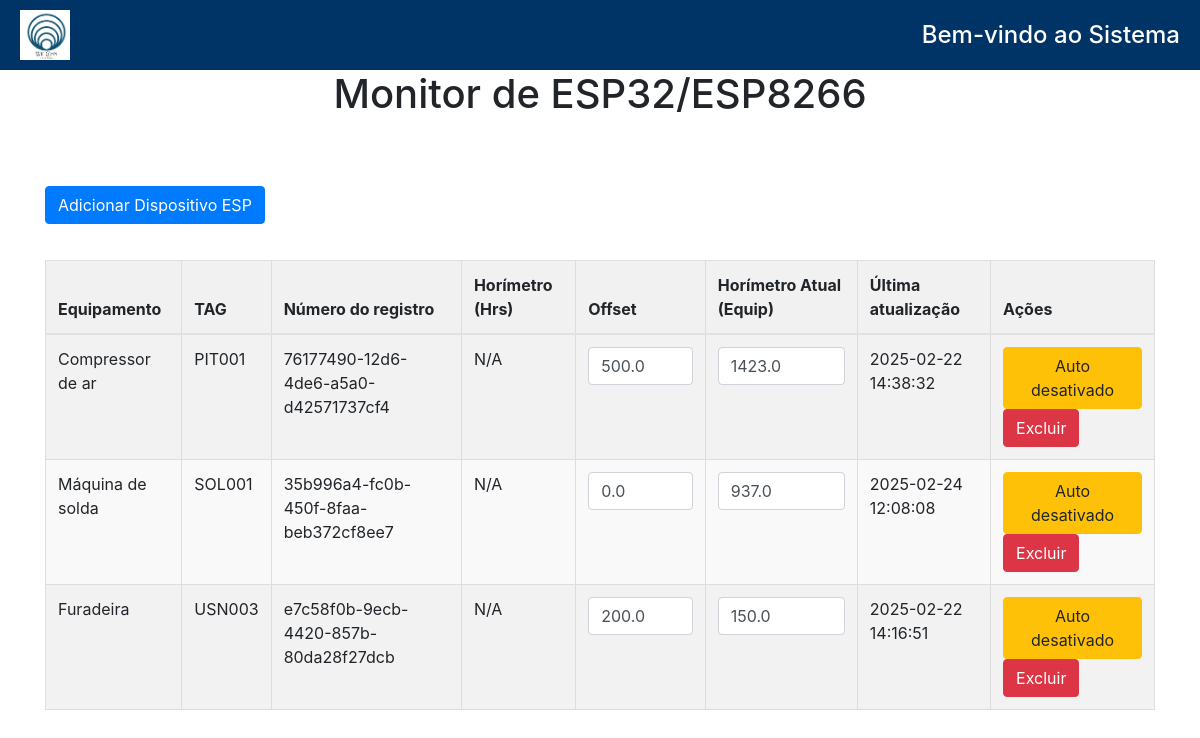
/device_list (signed in), run on the app's committed database.
### monitorESP/models.py (models this page shows, shortened)
class ESP32Device(models.Model):
    registration_number = models.UUIDField(default=uuid.uuid4, unique=True)
    equipamento = models.ForeignKey(
        'CadEquip.Equipamento',
        on_delete=models.CASCADE,
        related_name='esp_devices',
        null=True,
        blank=True
    )
    horimetro = models.FloatField(null=True, blank=True)
    horimetro_offset = models.FloatField(default=0)
    atualizacao_automatica = models.BooleanField(default=False)
    last_update = models.DateTimeField(auto_now=True)

### CadEquip/models.py (models this page shows, shortened)
class Equipamento(models.Model):
    CLASSIFICACAO = [
        ('a', 'A'),
        ('b', 'B'),
        ('c', 'C'),
    ]
    nome = models.CharField(max_length=200)
    tag = models.CharField(max_length=200, unique=True)
    patrimonio = models.CharField(
        max_length=200,
        unique=True,
        blank=True,  # Allow blank values
        null=True   # Allow null values
    )
    modelo = models.CharField(max_length=200)
    fabricante = models.CharField(max_length=200)
    numero_serie = models.CharField(max_length=200, unique=False, blank=True, null=True)
    ano_fabricacao = models.CharField(max_length=200, blank=True, null=True)
    data_criacao = models.DateTimeField(auto_now_add=True)
    setor = models.ForeignKey('gestaoOS.Setor', on_delete=models.CASCADE, related_name='equipamentos')
    local = models.CharField(max_length=150, blank=True, null=True)
    foto = models.ImageField(upload_to='fotos_equipamentos/%Y/%m/%d/', null=True, blank=True)
    fornecedor = models.ForeignKey(
        'CadFornecedor.Fornecedor',  # Relaciona ao modelo Fornecedor do app CadFornecedor
        on_delete=models.SET_NULL,
        related_name='equipamentos',
        null=True,
        blank=True
    )
    manual_operacao = models.FileField(upload_to='manuais/', null=True, blank=True)
    garantia_termino = models.DateField(null=True, blank=True)
    classe = models.CharField(max_length=1, blank=True, null=True)
    ssma = models.CharField(
        max_length=1,
        choices=CLASSIFICACAO,
        default='c',
    )
    qualidade = models.CharField(
        max_length=1,
        choices=CLASSIFICACAO,
        default='c',
    )
    operacao = models.CharField(
        max_length=1,
        choices=CLASSIFICACAO,
        default='c',
    )
    entrega = models.CharField(
        max_length=1,
        choices=CLASSIFICACAO,
        default='c',
    )
    mtbf = models.CharField(
        max_length=1,
        choices=CLASSIFICACAO,
        default='c',
    )
    mttr = models.CharField(
        max_length=1,
        choices=CLASSIFICACAO,
        default='c',
    )
    horimetro_atual = models.FloatField(default=0, help_text="Horas totais de operação do equipamento")
    ultima_atualizacao = models.DateTimeField(null=True, blank=True)
    class Meta:
        verbose_name = 'Equipamento'
        verbose_name_plural = 'Equipamentos'

### monitorESP/views.py (the view, shortened to what this page needs)
# urls.py: path('device_list', views.device_list, name='device_list'),
@login_required
def device_list(request):
    devices = ESP32Device.objects.all().select_related('equipamento')
    equipamentos = Equipamento.objects.exclude(id__in=ESP32Device.objects.values_list('equipamento_id', flat=True))
    return render(request, 'device_list.html', {
        'devices': devices,
        'equipamentos': equipamentos
    })

### monitorESP/templates/device_list.html (shortened to what this page needs)
{% extends 'base.html' %}
{% load static %}
{% block content %}
<head>
    <link href="https://stackpath.bootstrapcdn.com/bootstrap/4.5.2/css/bootstrap.min.css" rel="stylesheet">
</head>
<body>
    <h1 style="text-align: center;">Monitor de ESP32/ESP8266</h1>
    <div class="container mt-5">
        <button type="button" class="btn btn-primary mb-3" data-toggle="modal" data-target="#equipmentModal">
            Adicionar Dispositivo ESP
        </button>
        <table class="table table-striped">
            <thead>
                <tr>
                    <th>Equipamento</th>
                    <th>TAG</th>
                    <th>Número do registro</th>
                    <th>Horímetro (Hrs)</th>
                    <th>Offset</th>
                    <th>Horímetro Atual (Equip)</th>
                    <th>Última atualização</th>
                    <th>Ações</th>
                </tr>
            </thead>
            <tbody>
                {% for device in devices %}
                <tr>
                    <td>{{ device.equipamento.nome }}</td>
                    <td>{{ device.equipamento.tag }}</td>
                    <td>{{ device.registration_number }}</td>
                    <td>{{ device.horimetro|floatformat:1|default:"N/A" }}</td>
                    <td>
                        <div class="offset-container">
                            <input type="number" class="offset-input form-control" value="{{ device.horimetro_offset }}"
                                   data-device-id="{{ device.id }}" step="0.1">
                        </div>
                    </td>
                    <td>
                        <input type="number" class="horimetro-atual-input form-control"
                               value="{{ device.equipamento.horimetro_atual|floatformat:1 }}"
                               data-device-id="{{ device.id }}"
                               {% if device.atualizacao_automatica %}disabled{% endif %}>
                    </td>
                    <td>{{ device.last_update|date:"Y-m-d H:i:s" }}</td>
                    <td>
                        <button class="btn toggle-auto {% if device.atualizacao_automatica %}btn-success{% else %}btn-warning{% endif %}"
                                data-device-id="{{ device.id }}">
                            {% if device.atualizacao_automatica %}Auto ativado{% else %}Auto desativado{% endif %}
                        </button>
                        <a href="{% url 'delete_device' device.id %}" class="btn btn-danger delete-btn"
                           onclick="return confirm('Tem certeza que deseja excluir este dispositivo?');">Excluir</a>
                    </td>
                </tr>
                {% endfor %}
            </tbody>
        </table>
    </div>
</body>
{% endblock %}

### gestaoOS/static/css/style.css (style rules this page uses)
body { font-family: Garamond, sans-serif; margin: 0; padding: 0; background-color: #f9f9f9; color: #333; }
.container { padding: 20px; max-width: 800px; margin: 0 auto; }
.btn { padding: 5px 10px; text-decoration: none; border-radius: 4px; transition: background-color 0.3s; }
table { width: 100%; border-collapse: collapse; margin-top: 20px; }
table, th, td { border: 1px solid #ddd; }
th, td { padding: 10px; text-align: left; }
th { background-color: #f1f1f1; }
tr:nth-child(even) { background-color: #f9f9f9; }
input, select, textarea { width: 100%; }

### monitorESP/templates/device_list.html (style rules this page uses)
.offset-container { display: flex; align-items: center; gap: 10px; }

### data on the page
ESP32Device: equipamento.nome "Compressor de ar", equipamento.tag "PIT001", registration_number "76177490-12d6-4de6-a5a0-d42571737cf4", horimetro "N/A", horimetro_offset "500.0", equipamento.horimetro_atual "1423.0", last_update "2025-02-22 14:38:32", atualizacao_automatica "Auto desativado"
ESP32Device: equipamento.nome "Máquina de solda", equipamento.tag "SOL001", registration_number "35b996a4-fc0b-450f-8faa-beb372cf8ee7", horimetro "N/A", horimetro_offset "0.0", equipamento.horimetro_atual "937.0", last_update "2025-02-24 12:08:08", atualizacao_automatica "Auto desativado"
ESP32Device: equipamento.nome "Furadeira", equipamento.tag "USN003", registration_number "e7c58f0b-9ecb-4420-857b-80da28f27dcb", horimetro "N/A", horimetro_offset "200.0", equipamento.horimetro_atual "150.0", last_update "2025-02-22 14:16:51", atualizacao_automatica "Auto desativado"
